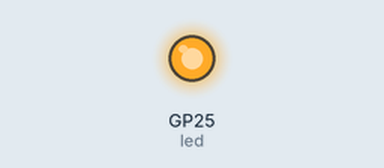
Bench run of a program on a simulated Raspberry Pi Pico running MicroPython. Parts: output pins drawn as LEDs (lit = HIGH). A WiFi scan finds one network, HomeNet; what the program prints to the serial console is not drawn. At 4.0 s the program stops and its outputs stay as they are.

Above: at 0.1 s.
At 1.1 s:
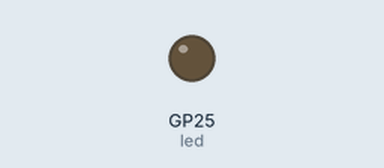
Timing chart, 0 to 3.5 s (numbered marks = the images above):
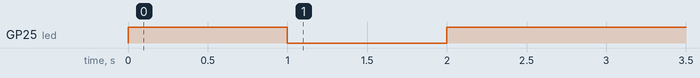

Measured:
- by itself, GP25 (led): LOW → HIGH at 0.00 s, → LOW 1.0 s later, → HIGH 1.0 s later

The program:

networkscan.py
```python
import network
import socket
import binascii
import ubinascii

import machine
import utime as time
led = machine.Pin('LED', machine.Pin.OUT, value=1)
time.sleep(1)
led.toggle()
time.sleep(1)
led.toggle()
print("System up...")

wlan = network.WLAN(network.STA_IF)
wlan.active(True)

nets = wlan.scan()
if len(nets) > 0: print("Found some nets! Amount:",len(nets))
else: print("Nothing Found!")

for i in range(len(nets)):
    outstr = ""
    outstr += "SSID: "+str(nets[i][0].decode('ascii'))
    outstr += " BSSID: "+str(binascii.hexlify(nets[i][1]))
    outstr += " Channel: "+str(nets[i][2])
    outstr += " RSSI: "+str(nets[i][3])
    outstr += " Sec.: "+str(nets[i][4])
    outstr += " Hidden=: "+str(nets[i][5])
    print(outstr)
```
